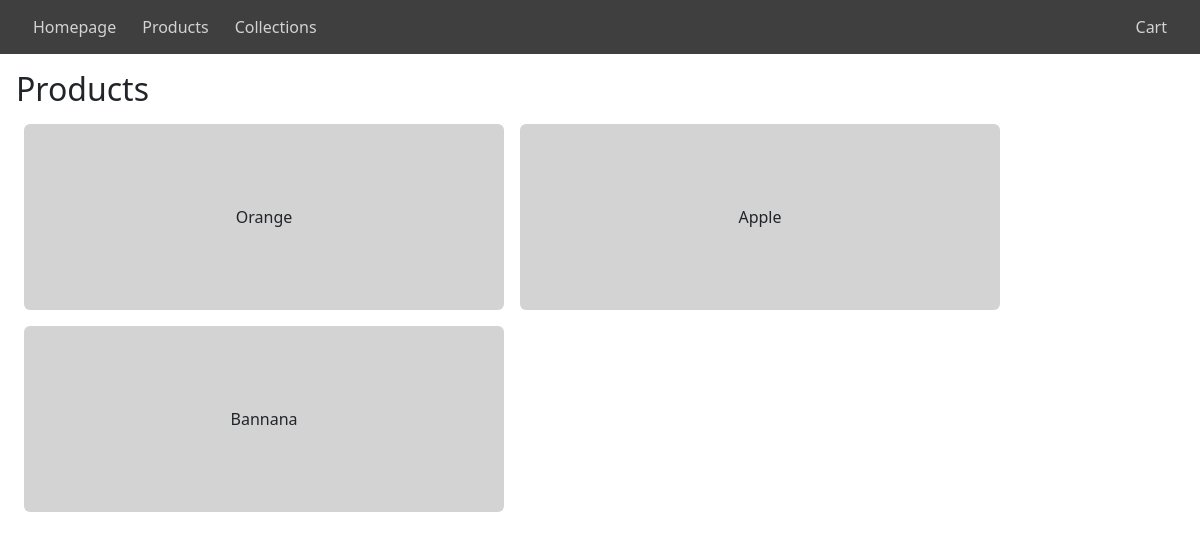
The page /store/products/ on the database as committed earlier.
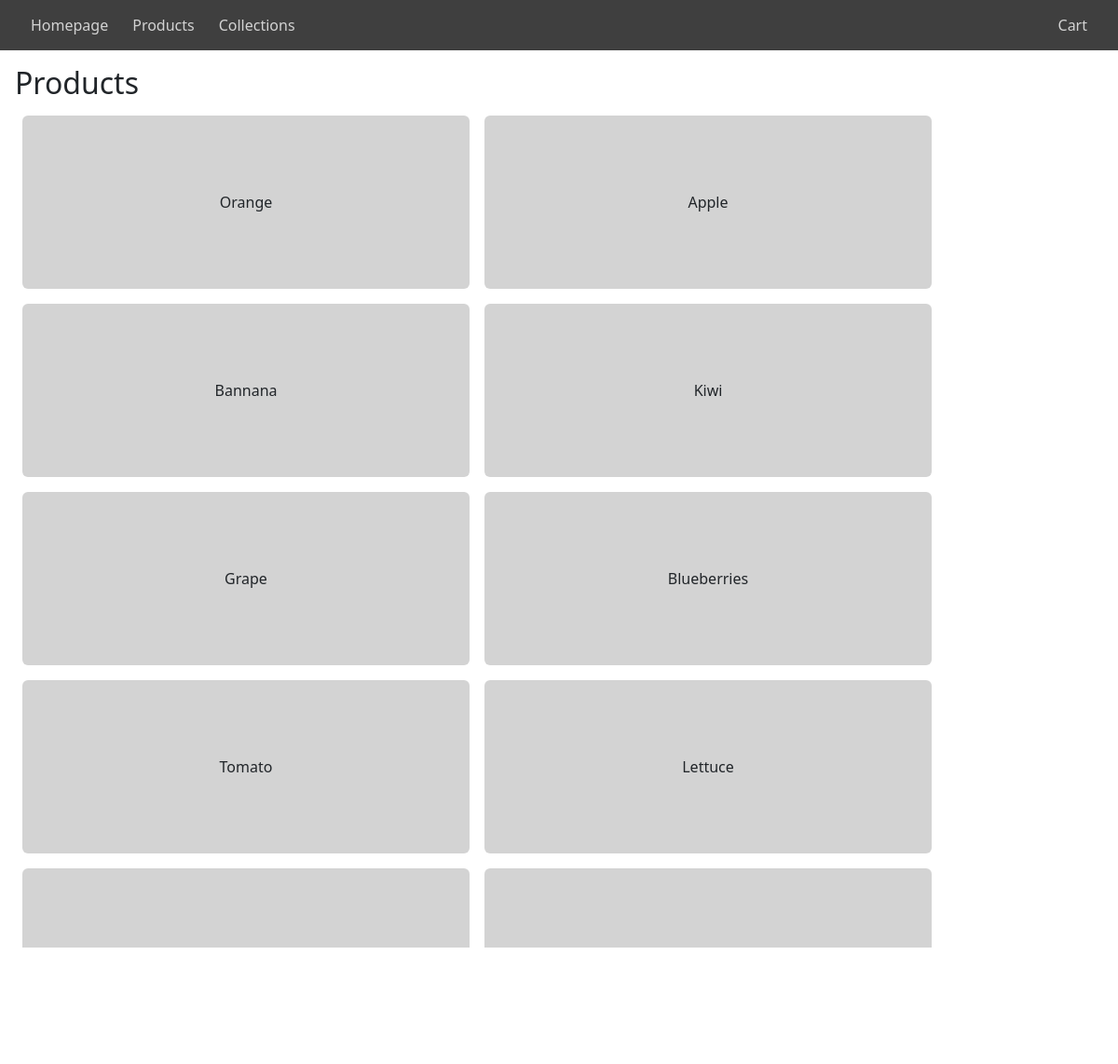
The same page on the database as committed later.
### store/models.py (models this page shows, shortened)
class Product(models.Model):
    title = models.CharField(max_length=100)
    description = models.CharField(max_length=500)
    price = models.DecimalField(decimal_places=2, max_digits=6)
    inventory = models.IntegerField()
    photo = models.ImageField(upload_to='products', default='default_image.jpg')
    collection = models.ForeignKey(
        "Collection",
        blank=True,
        null=True,
        on_delete=models.SET_NULL,
        related_name="products",
    )

### store/views.py (the view)
# urls.py: path("products/", views.ProductIndexView.as_view(), name="index_products"),
class ProductIndexView(generic.ListView):
    model = Product
    template_name = "store/index.html"
    def get_context_data(self, **kwargs):
        context = super().get_context_data(**kwargs)
        context["model_name"] = "Products"
        context["detail_url"] = 'detail_products'
        return context

### store/templates/store/index.html
<!DOCTYPE html>
{% extends 'store/base.html' %}
{% block content %}
    {% block detailhead %}
        <h2>{{model_name}}</h2>
    {% endblock detailhead %}
    {% if object_list %}
        <div class="container d-flex flex-wrap">
            {% for object in object_list %}
                <a class="listcol btn m-2" href="{% url detail_url object.id %}">{{ object.title }}</a>
            {% endfor %}
        </div>
    {% else %}
        <p>No products are available.</p>
    {% endif %}
    </div>
{% endblock content %}

### store/templates/store/base.html (shortened to what this page needs)
<!DOCTYPE html>
<html>
<head>
    {% load bootstrap5 %}
    {% bootstrap_css %}
    {% load static %}
    <link rel="stylesheet" href="{% static 'store/style.css' %}">
</head>
{% block navbar %}
<div class="row p-2 m-0 navbar">
    <div class="col d-flex justify-content-start">
        <a href="{% url 'homepage' %}" class="navlink btn" role="button">Homepage</a>
        <a href="{% url 'index_products' %}" class="navlink btn" role="button">Products</a>
        <a href="{% url 'index_collections' %}" class="navlink btn" role="button">Collections</a>
    </div>
    <div class="col d-flex justify-content-end">
        <a href="{% url 'index_cart_items' %}" class="navlink btn" role="button">Cart</a>
    </div>
</div>
{% endblock navbar %}
<div class="row p-3">
    {% block content %}{% endblock content %}
</html>

### store/static/store/style.css (style rules this page uses)
.navbar { background-color: rgb(63, 63, 63); }
.navlink { color: lightgray; }
.listcol { background-color: lightgray; flex: 0 0 30em; padding-top: 5em; padding-bottom: 5em; }

Rows that differ between the two databases and show on the page:
added Product: title "Kiwi"
added Product: title "Grape"
added Product: title "Blueberries"
added Product: title "Tomato"
added Product: title "Lettuce"
added Product: title "Onion"
added Product: title "Potato"
